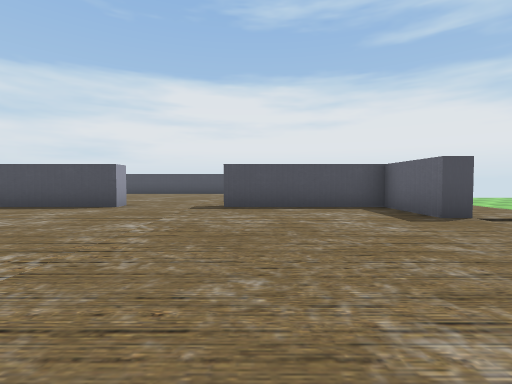
[1] (above)

24 first-person views from a walk through a Unity game level. The camera is 0.58 m above the floor, tilts 2° down and sees 85° across. The floor is counted in squares, 1 m on a side. Each view is taken from the middle of a square. On the plan, view 1 faces up. The plan holds only what a view shows up to about 9 squares ahead; the rest is blank. The place goes on beyond the plan. The player character is not drawn. Some surface patterns are stand-ins.

[2]
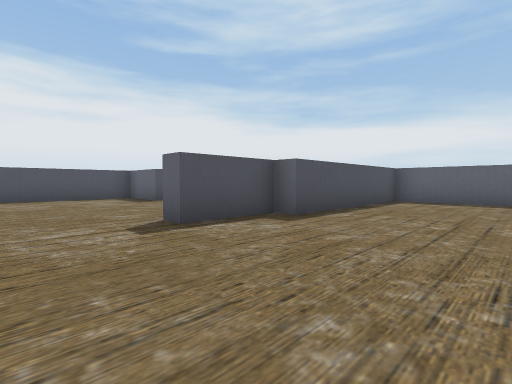

[3]
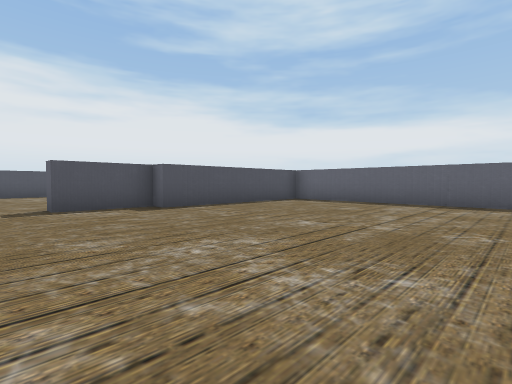

[4]
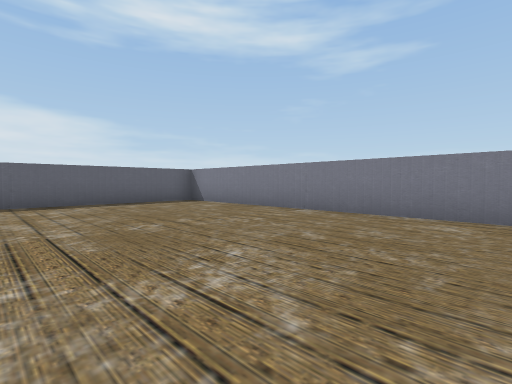

[5]
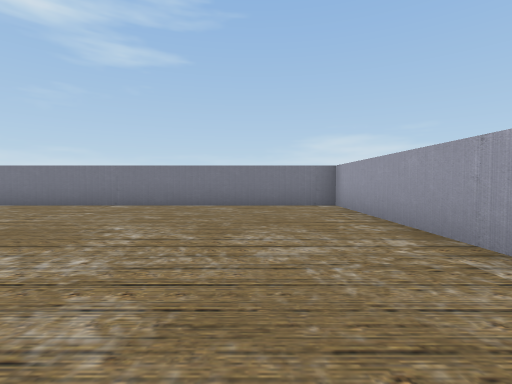

[6]
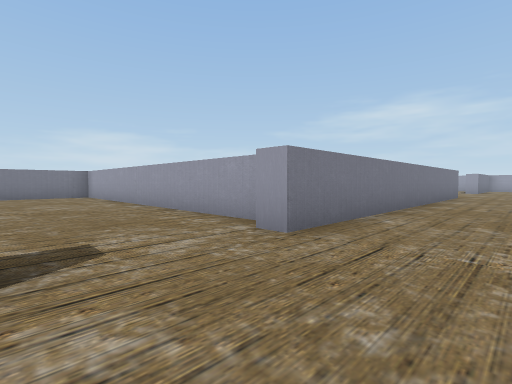

[7]
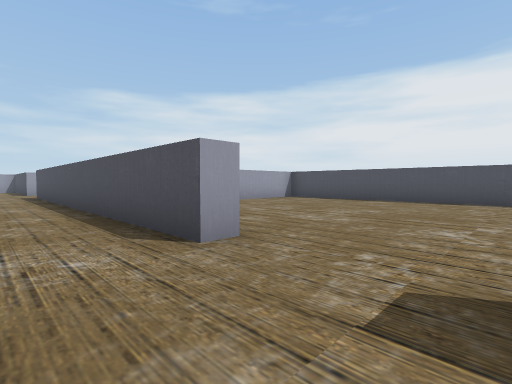

[8]
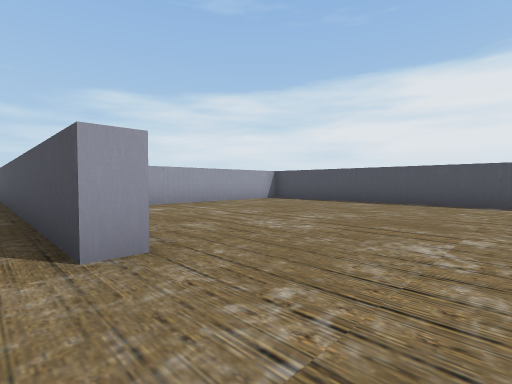

[9]
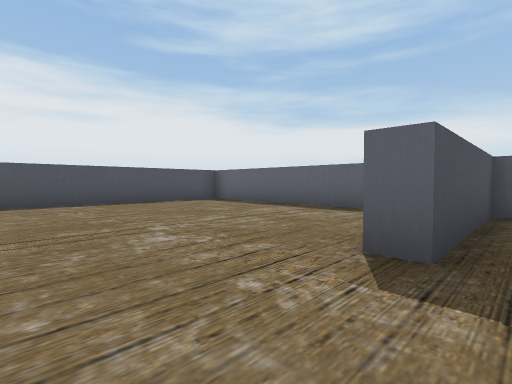

[10]
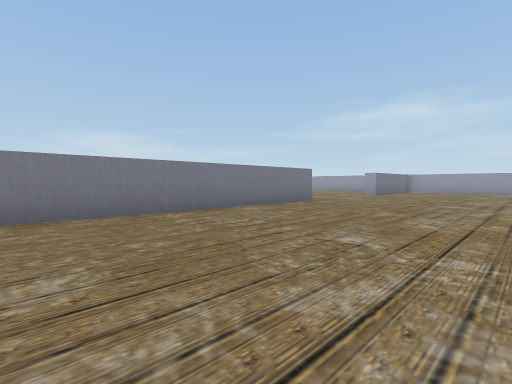

[11]
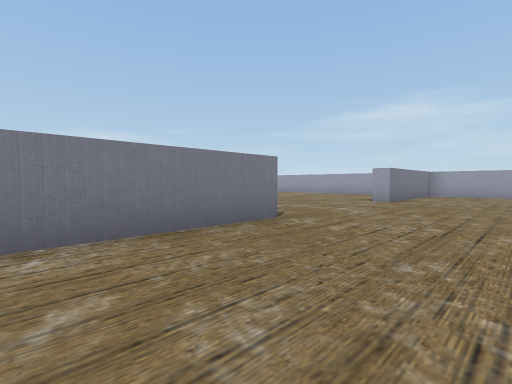

[12]
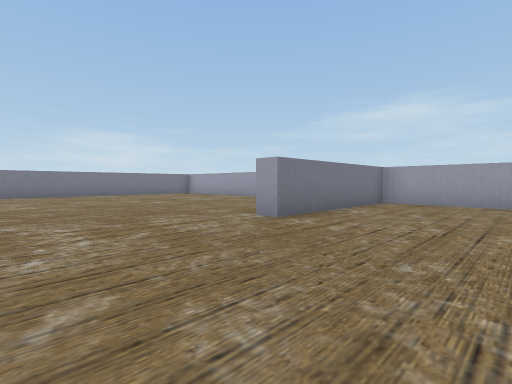

[13]
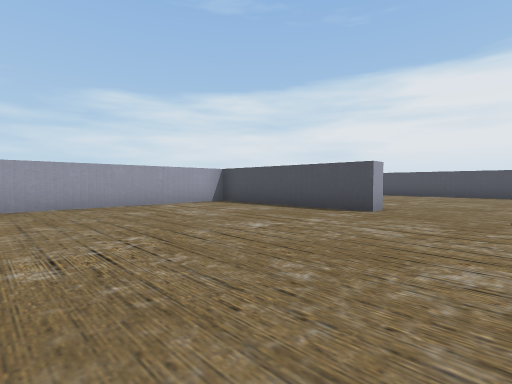

[14]
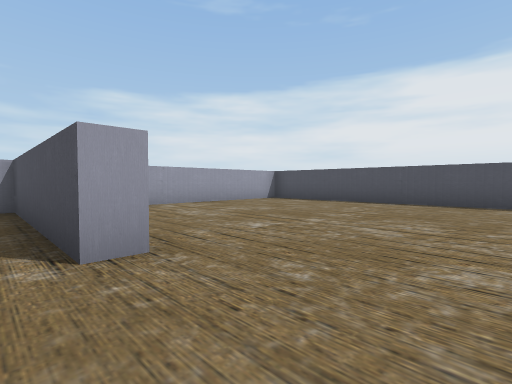

[15]
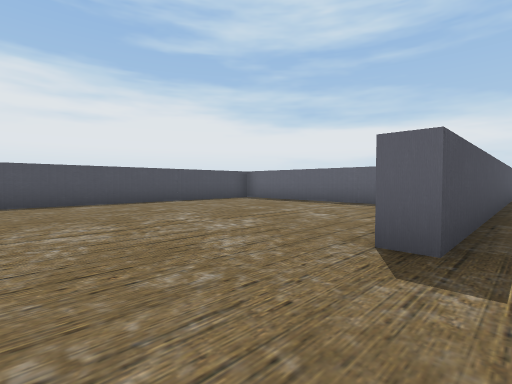

[16]
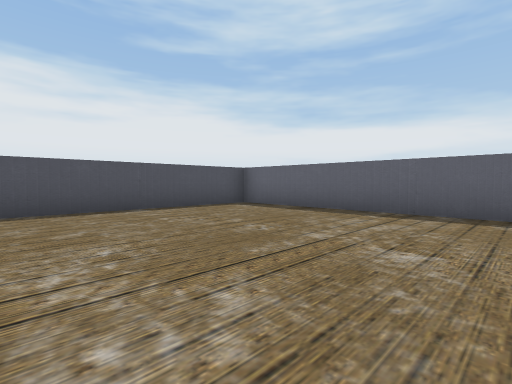

[17]
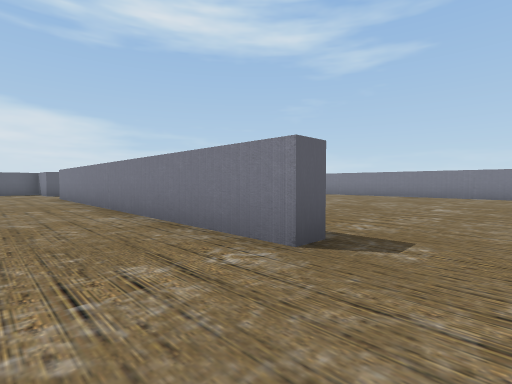

[18]
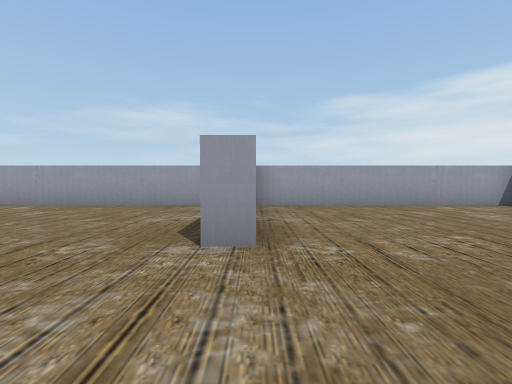

[19]
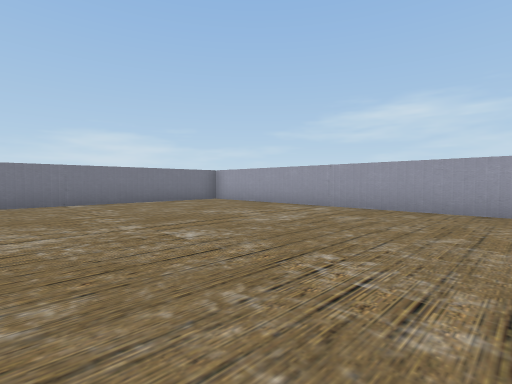

[20]
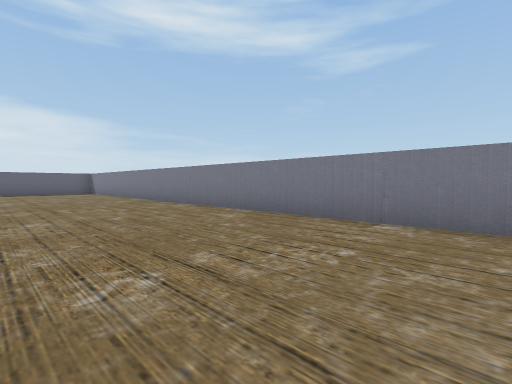

[21]
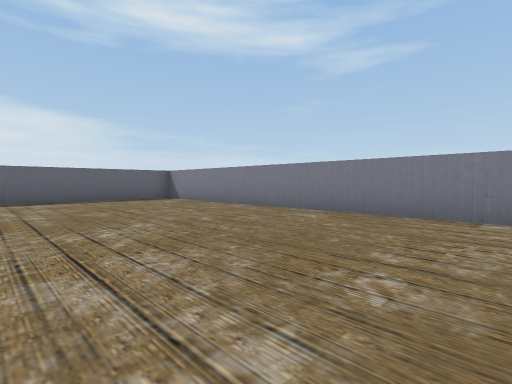

[22]
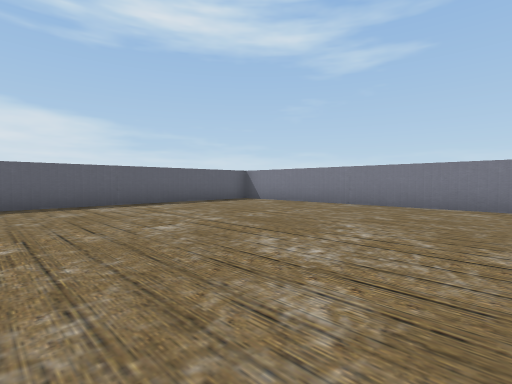

[23]
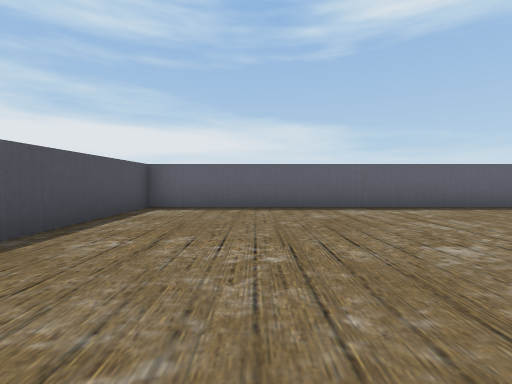

[24]
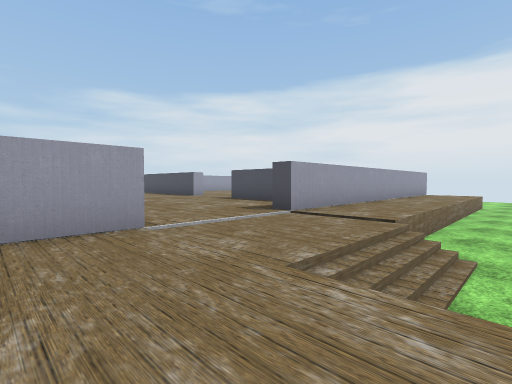

### Floor plan
Points are (right, up) in squares from view 1. A wall is a line through its corners. A room is listed if a view was taken in it or the views show most of it. See-through windows are left out.
Room 1 (views 1, 2, 3, 4, 5)
walls: (-2, -1) (-2, -10) (7.8, -10); (-1.5, 0) (-1.5, -0.5); (8, -9.8) (8, -1) (3, -1) (3, -0.5) (1, -0.5) (1, 0)
ways out: opening at (0, 1) to room 2
Room 2 (views 6, 7, 8, 9, 10, 11, 12, 13, 14, 15, 16, 17, 18, 19, 20, 21, 22, 23, 24)
walls: (-8.5, 8.1) (-8.5, 14) (-18.8, 14); (-3.2, 7.1) (-3.2, 6.5) (-13.5, 6.5) (-13.5, 7); (-8, 11.8) (-8, 9.1); (-11.5, -0.5) (-11.5, 0) (-1.5, 0); (-16.2, 7.1) (-16.2, 6.5) (-21, 6.5) (-21, 0) (-16.5, 0) (-16.5, -0.5); (3, 8.6) (3, 12.8); (3.5, 9.2) (3.5, 4.5) (3, 4.5) (3, 6.5) (-0.7, 6.5) (-0.7, 7); (3.5, 1.6) (3.5, 0.1); (1.8, 14) (-5.8, 14); (-21, 11.8) (-21, 9.1); (-2.5, -9) (-2.5, -0.5) (-6.4, -0.5); (-21, -1.4) (-21, -8.8); (-19.8, -10) (-4.2, -10)
ways out: opening at (0, 1) to room 1
objects: other object (6, 4)

Where each view was taken, in squares from view 1:
view 1: 0 up, 0 right, facing up
view 2: 4 down, 1 left, facing up-right
view 3: 7 down, 0 right, facing up-right
view 4: 5 down, 0 right, facing down-right
view 5: 3 down, 0 right, facing down
view 6: 2 up, 1 right, facing down-left
view 7: 5 up, 1 left, facing up-left
view 8: 6 up, 1 left, facing up-left
view 9: 6 up, 3 left, facing up-right
view 10: 5 up, 4 left, facing down-left
view 11: 3 up, 8 left, facing down-left
view 12: 3 up, 13 left, facing down-left
view 13: 1 up, 14 left, facing up-left
view 14: 6 up, 14 left, facing up-left
view 15: 6 up, 16 left, facing up-right
view 16: 8 up, 14 left, facing up-right
view 17: 2 up, 13 left, facing down-right
view 18: 0 up, 14 left, facing left
view 19: 2 down, 15 left, facing down-left
view 20: 6 down, 18 left, facing down-right
view 21: 5 down, 12 left, facing down-right
view 22: 3 down, 10 left, facing down-right
view 23: 3 down, 9 left, facing right
view 24: 0 up, 7 right, facing up-left
